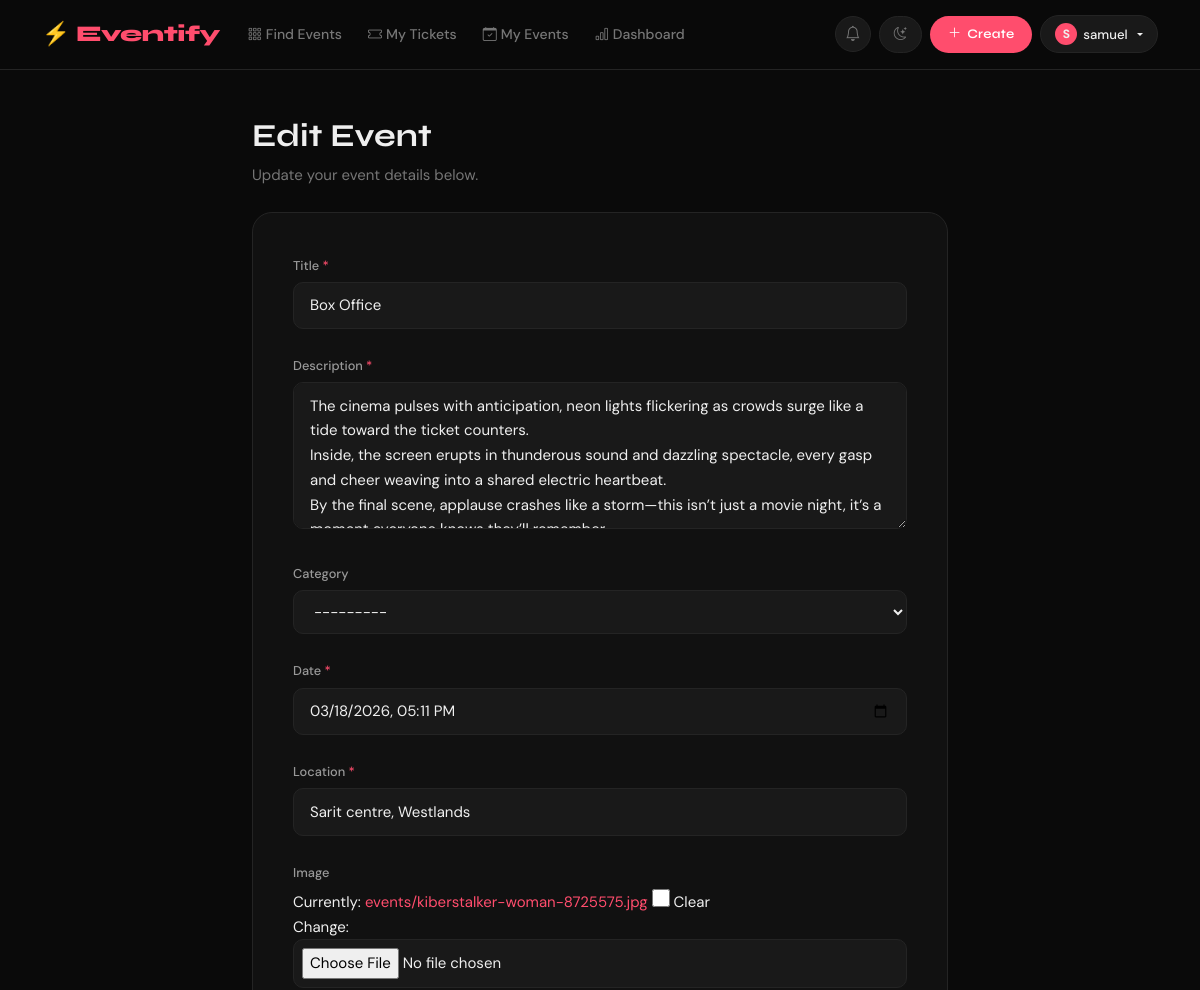
/events/3/edit/ (signed in, upper part), run on an earlier commit of the app's database.
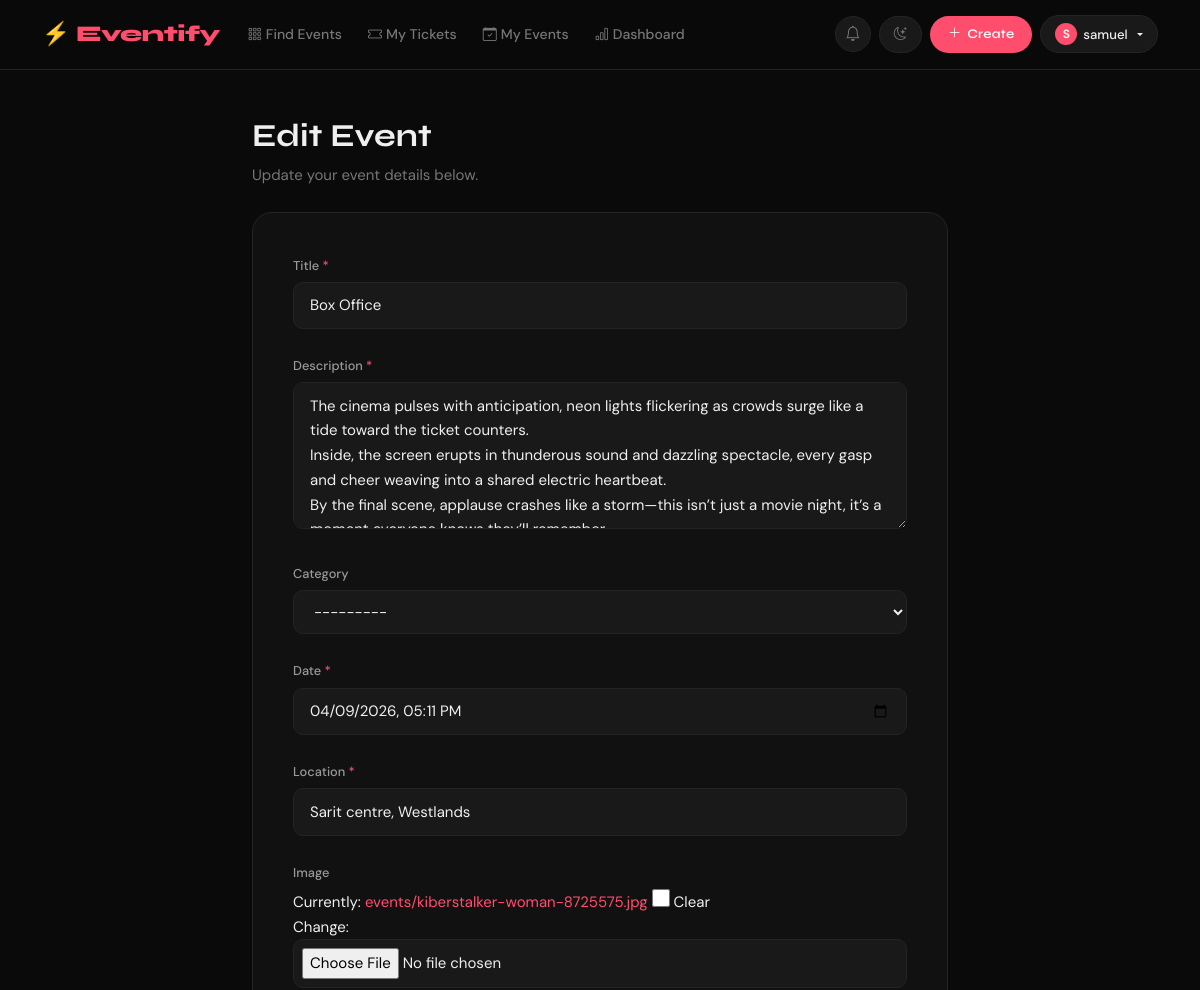
And on a later commit of the database.
### events/models.py (models this page shows, shortened)
class Event(models.Model):
    title        = models.CharField(max_length=200)
    description  = models.TextField()
    category     = models.ForeignKey(Category, on_delete=models.SET_NULL, null=True, blank=True)
    date         = models.DateTimeField()
    location     = models.CharField(max_length=300)
    image        = models.ImageField(upload_to='events/', blank=True, null=True)
    price        = models.DecimalField(max_digits=8, decimal_places=2, default=0.00)
    capacity     = models.PositiveIntegerField(default=100)
    organizer    = models.ForeignKey(User, on_delete=models.CASCADE, related_name='my_events')
    created_at   = models.DateTimeField(auto_now_add=True)
    updated_at   = models.DateTimeField(auto_now=True)
    is_published = models.BooleanField(default=True)
    slug = models.SlugField(max_length=250, unique=True, blank=True)
    class Meta:
        ordering = ['date']

### events/views.py (the view)
# urls.py: path('events/<int:pk>/edit/',        views.event_edit,         name='event_edit'),
@login_required
def event_edit(request, pk):
    event = get_object_or_404(Event, pk=pk)
    if event.organizer != request.user:
        messages.error(request, "You can only edit your own events.")
        return redirect('event_detail', slug=event.slug)
    old_price = event.price  # Remember the price before editing
    if request.method == 'POST':
        form = EventForm(request.POST, request.FILES, instance=event)
        if form.is_valid():
            updated_event = form.save(commit=False)
            price_changed = updated_event.price != old_price
            if price_changed and updated_event.price > 0:
                updated_event.is_published = False
                updated_event.save()
                approval, created = EventApproval.objects.get_or_create(event=updated_event)
                approval.status      = EventApproval.PENDING
                approval.reviewed_by = None
                approval.reviewed_at = None
                approval.save()
                messages.warning(request,
                    "You changed the ticket price. Your event has been sent for re-review "
                    "and will go live again once approved."
                )
            else:
                updated_event.save()
                messages.success(request, f'✅ "{updated_event.title}" has been updated!')
            return redirect('event_detail', slug=event.slug)
    else:
        form = EventForm(instance=event)
    return render(request, 'events/event_form.html', {
        'form':   form,
        'action': 'Edit',
        'event':  event,
    })

### events/forms.py
class EventForm(forms.ModelForm):
    date = forms.DateTimeField(
        widget=forms.DateTimeInput(attrs={'type': 'datetime-local'}),
        input_formats=['%Y-%m-%dT%H:%M'],
    )
    class Meta:
        model  = Event
        fields = ['title', 'description', 'category', 'date', 'location',
                  'image', 'price', 'capacity', 'is_published']
        widgets = {
            'description': forms.Textarea(attrs={'rows': 5}),
        }

### events/templates/events/event_form.html (shortened to what this page needs)
{% extends "base.html" %}
{% block content %}
<div class="container my-5" style="max-width:720px;">
  <div class="mb-4">
    <h1 style="font-size:2rem;">{{ action }} Event</h1>
    <p style="color:var(--muted);">
      {% if action == 'Create' %}Fill in the details for your new event.
      {% else %}Update your event details below.{% endif %}
    </p>
  </div>
  <div style="background:var(--card-bg); border:1px solid var(--border); border-radius:20px; padding:2.5rem;">
    <form method="POST" enctype="multipart/form-data">
      {% for field in form %}
        <div class="mb-4">
          <label class="form-label" for="{{ field.id_for_label }}">
            {{ field.label }}
            {% if field.field.required %}<span style="color:var(--brand);">*</span>{% endif %}
          </label>
          {% if field.field.widget.input_type == 'checkbox' %}
            <div class="form-check">
              {{ field }}
              <label class="form-check-label" for="{{ field.id_for_label }}" style="color:var(--muted);">
                Publish this event (visible to everyone)
              </label>
            </div>
          {% else %}
            <div>{{ field }}</div>
          {% endif %}
        </div>
      {% endfor %}
    </form>
  </div>
</div>
{% endblock %}

What changed in the data, as far as the page shows it:
changed Event "Box Office": date "03/18/2026 17:11" → "04/09/2026 17:11"
